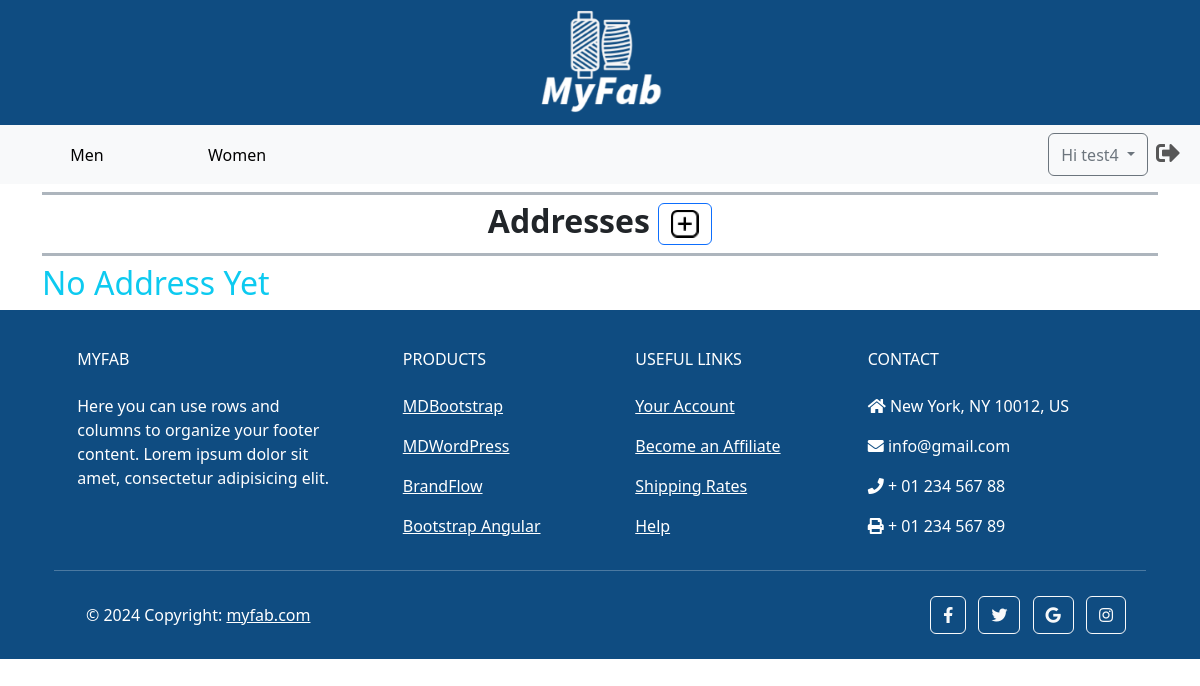
/accounts/address/ (signed in), run on an earlier commit of the app's database.
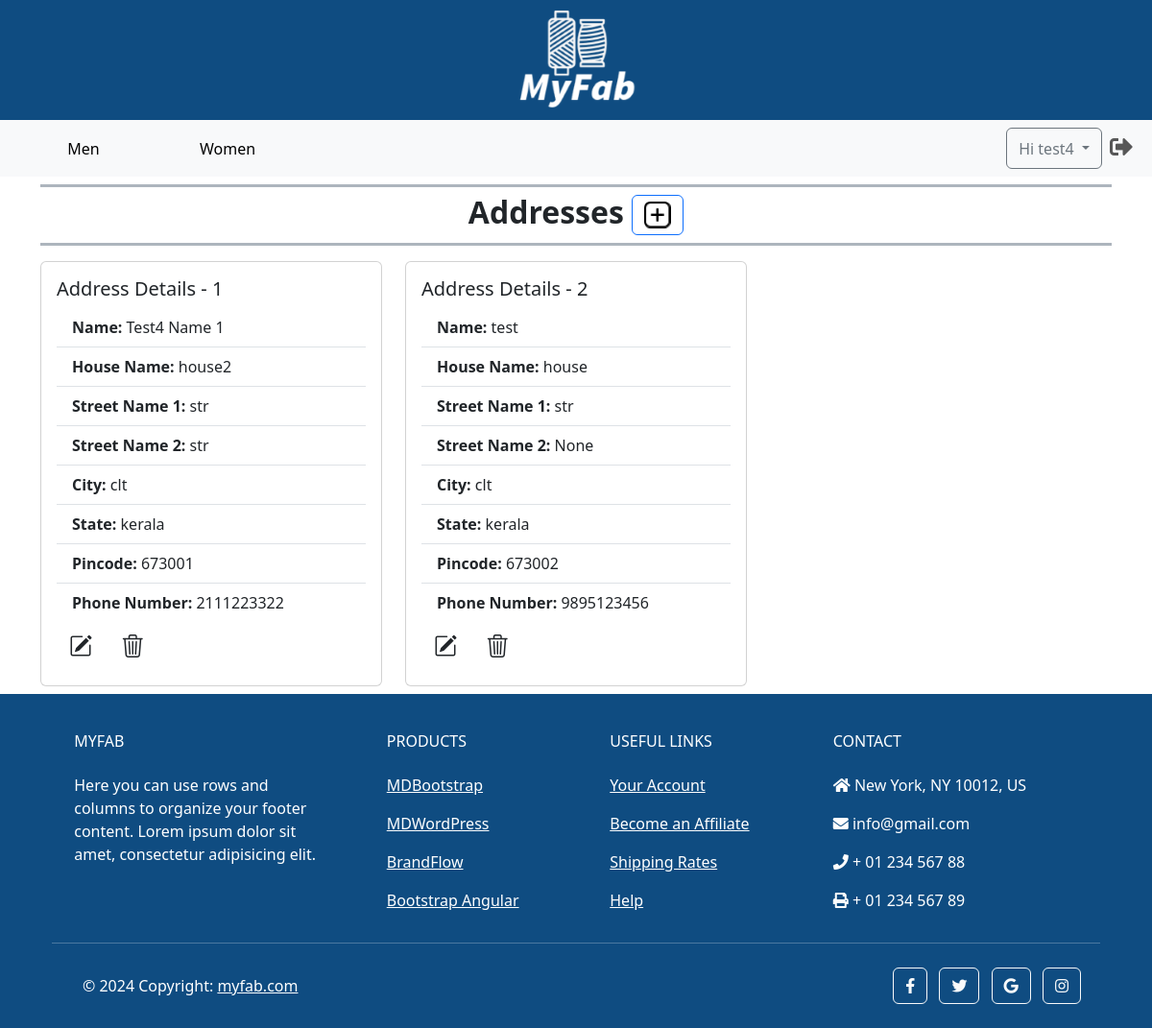
And on a later commit of the database.
### accounts/models.py (models this page shows, shortened)
class Address(models.Model):
    customer_id = models.ForeignKey(CustomUser, on_delete=models.CASCADE)
    name = models.CharField(max_length=100, blank=False, null=False)
    house_name = models.CharField(max_length=100, blank=False, null=False)
    street_name_1 = models.CharField(max_length=100, blank=False, null=False)
    street_name_2 = models.CharField(max_length=100, blank=True, null=True)
    city = models.CharField(max_length=100, blank=False, null=False)
    state = models.CharField(max_length=100, blank=False, null=False)
    pincode = models.CharField(max_length=10, blank=False, null=False)
    phone_number = models.CharField(max_length=13)
    is_active = models.BooleanField(default=True)

### accounts/views.py (the view)
# urls.py: path('address/', AddressView.as_view(), name = 'address'),
class AddressView(View):
    def get(self, request):
        user = request.user
        addresses = Address.objects.filter(customer_id=user, is_active=True)
        address_count = addresses.count()
        context = {'addresses': addresses, 'address_count': address_count}
        return render(request, 'address.html', context)

### templates/address.html (shortened to what the changed rows need)
{% extends 'base.html' %}
{% load static %}
{% load custom_filters %}
{% block content %}
    <section class="container my-2">
        {% if addresses %}
        <h5 class="border-bottom border-top border-3 border-dark-subtle fw-bold fs-2 fs-lg-5 mt-2 text-center">
            Addresses
            {% if address_count < 3  %}
            <span>
                <button class="btn btn-outline-primary my-2" data-toggle="tooltip" title="Add New"
                onclick="window.location.href='{% url 'accounts:add_address' %}'">
                    <img class="logo" src="{% static 'images/add_icon.png' %}" alt="add">
                </button>
            </span>
            {% else %}
            <span><h2>(Maximum 3 Addresses only.)</h2></span>
            {% endif %}
        </h5>
        <div class="row row-cols-1 row-cols-sm-2 row-cols-md-3">
            {% for address in addresses %}
            <div class="col mt-2">
                <div class="card">
                    <div class="card-body">
                        <h5 class="card-title">Address Details - {{forloop.counter}}</h5>
                        <ul class="list-group list-group-flush">
                            <li class="list-group-item"><strong>Name:</strong> {{ address.name }}</li>
                            <li class="list-group-item"><strong>House Name:</strong> {{ address.house_name }}</li>
                            <li class="list-group-item"><strong>Street Name 1:</strong> {{ address.street_name_1 }}</li>
                            <li class="list-group-item"><strong>Street Name 2:</strong> {{ address.street_name_2 }}</li>
                            <li class="list-group-item"><strong>City:</strong> {{ address.city }}</li>
                            <li class="list-group-item"><strong>State:</strong> {{ address.state }}</li>
                            <li class="list-group-item"><strong>Pincode:</strong> {{ address.pincode }}</li>
                            <li class="list-group-item"><strong>Phone Number:</strong> {{ address.phone_number }}</li>
                        </ul>
                        <a href="{% url "accounts:edit_address" address.id %}" class="btn fs-4"><i class="bi bi-pencil-square"></i></a>
                        <form id="deleteAddressForm" action="{% url "accounts:delete_address" address.id %}" method="post"
                            class="d-inline" onsubmit="return confirmDelete()">
                            <button type="submit" class="btn fs-4"><i class="bi bi-trash3"></i></button>
                        </form>
                    </div>
                </div>
            </div>
        {% endfor %}
        </div>
        {% else %}
        <h5 class="border-bottom border-top border-3 border-dark-subtle fw-bold fs-2 fs-lg-5 mt-2 text-center">
            Addresses
            <span>
                <button class="btn btn-outline-primary my-2" data-toggle="tooltip" title="Add New"
                onclick="window.location.href='{% url 'accounts:add_address' %}'">
                    <img class="logo" src="{% static 'images/add_icon.png' %}" alt="add">
                </button>
            </span>
        </h5>
        <h2 class="text-info my-2">
            No Address Yet
        </h2>
        {% endif %}
    </section>
{% endblock %}

What changed in the data, as far as the page shows it:
added Address: name "Test4 Name 1", house_name "house2", street_name_1 "str", street_name_2 "str", city "clt", state "kerala", pincode "673001", phone_number "2111223322"
added Address: name "test", house_name "house", street_name_1 "str", street_name_2 "None", city "clt", state "kerala", pincode "673002", phone_number "9895123456"
Also different on the page:
text no longer shown: "No Address Yet"
